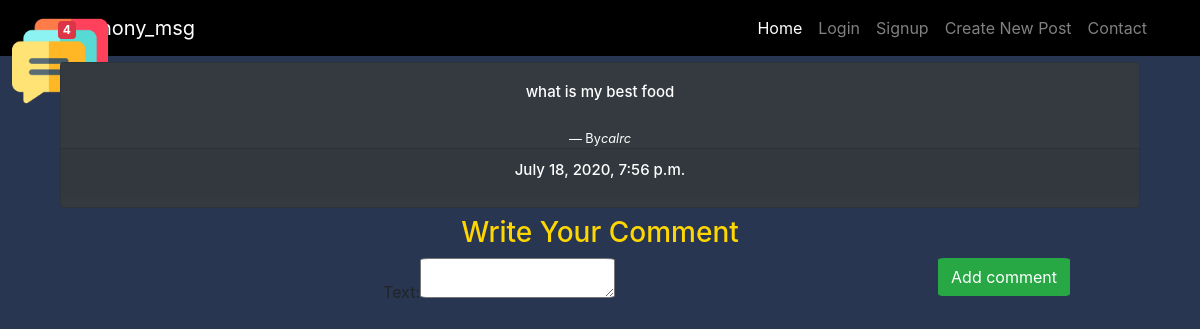
Screenshot of /post/calrc/ with the database file from the repository.
### msg/models.py (models this page shows, shortened)
class Post (models.Model):
    text = models.TextField(max_length=1000)
    name = models.ForeignKey(User,on_delete=models.CASCADE,related_name='ano_name')
    nickname = models.CharField(max_length=14)
    date_created= models.DateTimeField(auto_now_add=True,null=True)

### msg/views.py (the view)
# urls.py: path('post/<str:pk>/', views.postr, name="post_detail/"),
def postr (request,pk):
    current_user = request.user
    ad = current_user.id
    post = Post.objects.get(nickname=pk)
    comm = None
    if request.method == 'POST':
        form = CommentForm(request.POST)
        if form.is_valid():
            comm = form.save(commit=False)
            comm.post = post
            comm.save()
    else:
	    form = CommentForm()
    return render(request,'msg/post.html',{'post':post,'comm':comm,'form':form,'ad':ad})

### msg/forms.py
class CommentForm (forms.ModelForm) :
    class Meta :
        model = Comment
        fields=('text',)

### msg/templates/msg/post.html (shortened to what this page needs)
{% extends 'msg/base.html' %}
{% block content %}
<div id="postt"  class="container">
<div class="card text-center bg-dark">
<div class="card-body">
<h1 id="lar" style="color:white">{{post.text}}</h1>
</div>
<footer style="color:white" class="blockquote-footer">By<cite title="Source Title">{{post.nickname}}</cite></footer>
<div class="card-footer text-muted">
<h3 id="lar" style="color:white">{{post.date_created}}</h3>
</div>
</div>
{% with comments.count as total_comments %}
 <h2>
{% endwith %}
<h3 style="color:gold">Write Your Comment</h3>
<form action="" method="post">
  {{ form }}
  <input id="commt" style="margin-bottom:6px" class="btn btn-success" type="submit" value="Add comment">
</form>
{% endblock %}

### msg/static/msg/css/style.css (style rules this page uses)
body { background-color: #283652; }

### msg/templates/msg/post.html (style rules this page uses)
#postt { margin-top: 6px; }
#id_text { float: center; width: 195px; height: 40px; border-radius: 5%; }
#commt { border-radius: 5%; float: right; margin-right: 70px; margin-bottom: 30px; }
#lar { font-size: 15px; }

### rows the page displays
Post: text "what is my best food", nickname "calrc", date_created "July 18, 2020, 7:56 p.m."
